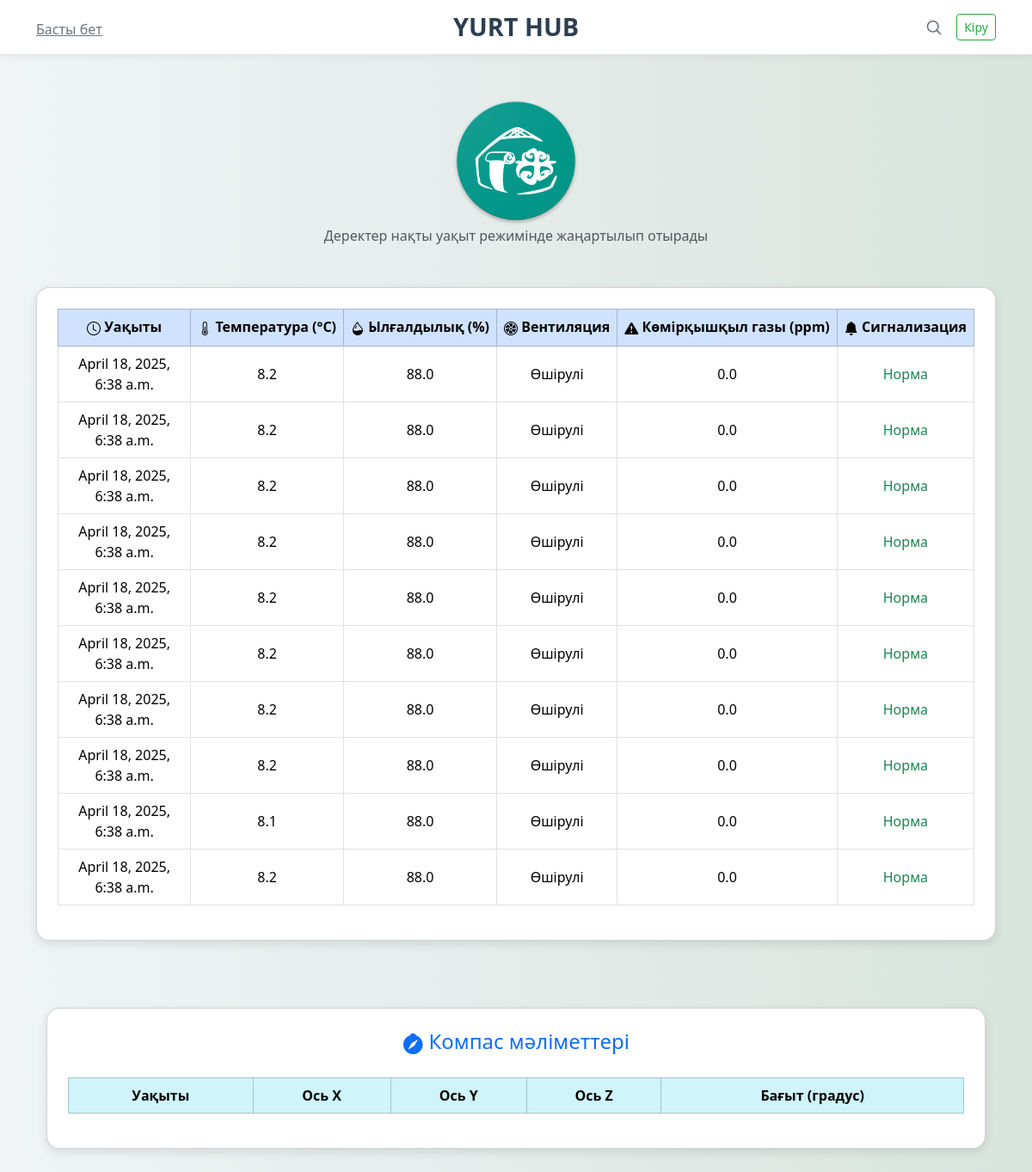
The page /weather_dashboard/ on the database its author committed.
### yurt/models.py (models this page shows, shortened)
class SensorData(models.Model):
    timestamp = models.DateTimeField(default=timezone.now)
    temperature = models.FloatField()
    humidity = models.FloatField()
    gas_concentration = models.FloatField()  # Убедитесь, что это поле есть
    sensor_id = models.CharField(max_length=100, blank=True, null=True)
    gas_type = models.CharField(max_length=100, choices=[('methane', 'Метан'), ('LPG', 'LPG'), ('CO', 'CO')],
                                default='methane')

### yurt/views.py (the view)
# urls.py: path('weather_dashboard/', views.weather_dashboard, name='weather_dashboard'),
def weather_dashboard(request):
    data = SensorData.objects.order_by('-timestamp')[:10]
    return render(request, 'weather_dashboard.html', {'data': data})

### yurt/templates/weather_dashboard.html (shortened to what this page needs)
{% load static %}
<!DOCTYPE html>
<html lang="en">
<head>
  <link href="https://cdn.jsdelivr.net/npm/bootstrap@5.3.0-alpha1/dist/css/bootstrap.min.css" rel="stylesheet">
  <link href="https://cdn.jsdelivr.net/npm/bootstrap-icons@1.10.5/font/bootstrap-icons.css" rel="stylesheet">
   <link href="https://cdn.jsdelivr.net/npm/bootstrap@5.3.0/dist/css/bootstrap.min.css" rel="stylesheet">
<link rel="stylesheet" href="{% static 'css/styles.css' %}">
    <link rel="stylesheet" href="https://cdn.jsdelivr.net/npm/@docsearch/css@3">
<link href="/docs/5.3/dist/css/bootstrap.min.css" rel="stylesheet">
<link href="https://cdnjs.cloudflare.com/ajax/libs/prism/1.29.0/themes/prism-tomorrow.min.css" rel="stylesheet">
    <link href="https://cdnjs.cloudflare.com/ajax/libs/prism/1.29.0/themes/prism-okaidia.min.css" rel="stylesheet">
  <link rel="stylesheet" href="https://cdnjs.cloudflare.com/ajax/libs/prism/1.29.0/themes/prism-tomorrow.min.css">
    <link href="carousel.css" rel="stylesheet">
</head>
<body>
<header class="border-bottom lh-1 py-3">
  <div class="container">
    <div class="row flex-nowrap justify-content-between align-items-center">
      <div class="col-4 pt-1">
        <a class="link-secondary" href="https://smartyurt.pythonanywhere.com/">Басты бет</a>
      </div>
      <div class="col-4 text-center">
        <a class="blog-header-logo text-decoration-none" href="https://smartyurt.pythonanywhere.com/">YURT HUB</a>
      </div>
      <div class="col-4 d-flex justify-content-end align-items-center">
        <a class="link-secondary" href="#" aria-label="Search">
          <svg xmlns="http://www.w3.org/2000/svg" width="20" height="20" fill="none"
               stroke="currentColor" stroke-linecap="round" stroke-linejoin="round" stroke-width="2"
               class="mx-3" role="img" viewBox="0 0 24 24">
            <title>Search</title>
            <circle cx="10.5" cy="10.5" r="7.5"></circle>
            <path d="M21 21l-5.2-5.2"></path>
          </svg>
        </a>
        <a class="btn btn-sm btn-outline-secondary" href="https://smartyurt.pythonanywhere.com/">Кіру</a>
      </div>
    </div>
  </div>
</header>
<div class="container py-5">
  <div class="text-center mb-5">
   <img src="{% static 'images/unnamed.png' %}" alt="RFID" style="width: 150px; height: auto;">
    <p class="text-muted">Деректер нақты уақыт режимінде жаңартылып отырады</p>
  </div>
<div class="card p-4 table-container">
  <div class="table-responsive">
    <table class="table table-bordered text-center align-middle">
      <thead class="table-primary">
        <tr>
          <th class="table-header"><i class="bi bi-clock"></i> Уақыты</th>
          <th class="table-header"><i class="bi bi-thermometer-half"></i> Температура (°C)</th>
          <th class="table-header"><i class="bi bi-droplet-half"></i> Ылғалдылық (%)</th>
          <th class="table-header"><i class="bi bi-fan"></i> Вентиляция</th>
          <th class="table-header"><i class="bi bi-exclamation-triangle-fill"></i> Көмірқышқыл газы (ppm)</th>
          <th class="table-header"><i class="bi bi-bell-fill"></i> Сигнализация</th>
        </tr>
      </thead>
      <tbody>
        {% for item in data %}
        <tr>
          <td>{{ item.timestamp }}</td>
          <td>{{ item.temperature }}</td>
          <td>{{ item.humidity }}</td>
          <td>
            {% if item.ventilation_on %}
              Қосулы
            {% else %}
              Өшірулі
            {% endif %}
          </td>
          <td>{{ item.gas_concentration }}</td>
          <td>
            {% if item.gas_concentration > 700 %}
              <span class="text-danger fw-bold">Қосулы</span>
            {% else %}
              <span class="text-success">Норма</span>
            {% endif %}
          </td>
        </tr>
        {% endfor %}
      </tbody>
    </table>
  </div>
</div>
<div class="container py-5">
<div class="card p-4 table-container">
  <h4 class="text-primary text-center mb-4"><i class="bi bi-compass-fill"></i> Компас мәліметтері</h4>
  <table class="table table-bordered text-center align-middle">
    <thead class="table-info">
      <tr>
        <th>Уақыты</th>
        <th>Ось X</th>
        <th>Ось Y</th>
        <th>Ось Z</th>
        <th>Бағыт (градус)</th>
      </tr>
    </thead>
  </table>
</div>
   </div>

### yurt/templates/weather_dashboard.html (style rules this page uses)
body { background: linear-gradient(to right, #f0f4f7, #d9e4dd); font-family: 'Segoe UI', sans-serif; }
.card { border-radius: 15px; box-shadow: 0 4px 12px rgba(0,0,0,0.1); }
.table-container { margin-top: 30px; }
header { background-color: #ffffff; box-shadow: 0 2px 10px rgba(0, 0, 0, 0.05); padding: 15px 0; position: sticky; top: 0; z-index: 1000; transition: background 0.3s ease; }
.blog-header-logo { font-weight: bold; font-size: 1.8rem; color: #2c3e50; transition: color 0.3s ease; }
.link-secondary { color: #6c757d; font-weight: 500; transition: color 0.3s; }
.btn-outline-secondary { border-color: #28a745; color: #28a745; transition: all 0.3s; }
.bi { vertical-align: -.125em; fill: currentColor; }
.table-header { white-space: nowrap; font-size: 1rem; padding: 10px; }

### rows shown on the page
SensorData: timestamp "April 18, 2025, 6:38 a.m.", temperature "8.2", humidity "88.0", gas_concentration "0.0", shows "Норма"
SensorData: timestamp "April 18, 2025, 6:38 a.m.", temperature "8.2", humidity "88.0", gas_concentration "0.0", shows "Норма"
SensorData: timestamp "April 18, 2025, 6:38 a.m.", temperature "8.2", humidity "88.0", gas_concentration "0.0", shows "Норма"
SensorData: timestamp "April 18, 2025, 6:38 a.m.", temperature "8.2", humidity "88.0", gas_concentration "0.0", shows "Норма"
SensorData: timestamp "April 18, 2025, 6:38 a.m.", temperature "8.2", humidity "88.0", gas_concentration "0.0", shows "Норма"
SensorData: timestamp "April 18, 2025, 6:38 a.m.", temperature "8.2", humidity "88.0", gas_concentration "0.0", shows "Норма"
SensorData: timestamp "April 18, 2025, 6:38 a.m.", temperature "8.2", humidity "88.0", gas_concentration "0.0", shows "Норма"
SensorData: timestamp "April 18, 2025, 6:38 a.m.", temperature "8.2", humidity "88.0", gas_concentration "0.0", shows "Норма"
SensorData: timestamp "April 18, 2025, 6:38 a.m.", temperature "8.1", humidity "88.0", gas_concentration "0.0", shows "Норма"
SensorData: timestamp "April 18, 2025, 6:38 a.m.", temperature "8.2", humidity "88.0", gas_concentration "0.0", shows "Норма"
